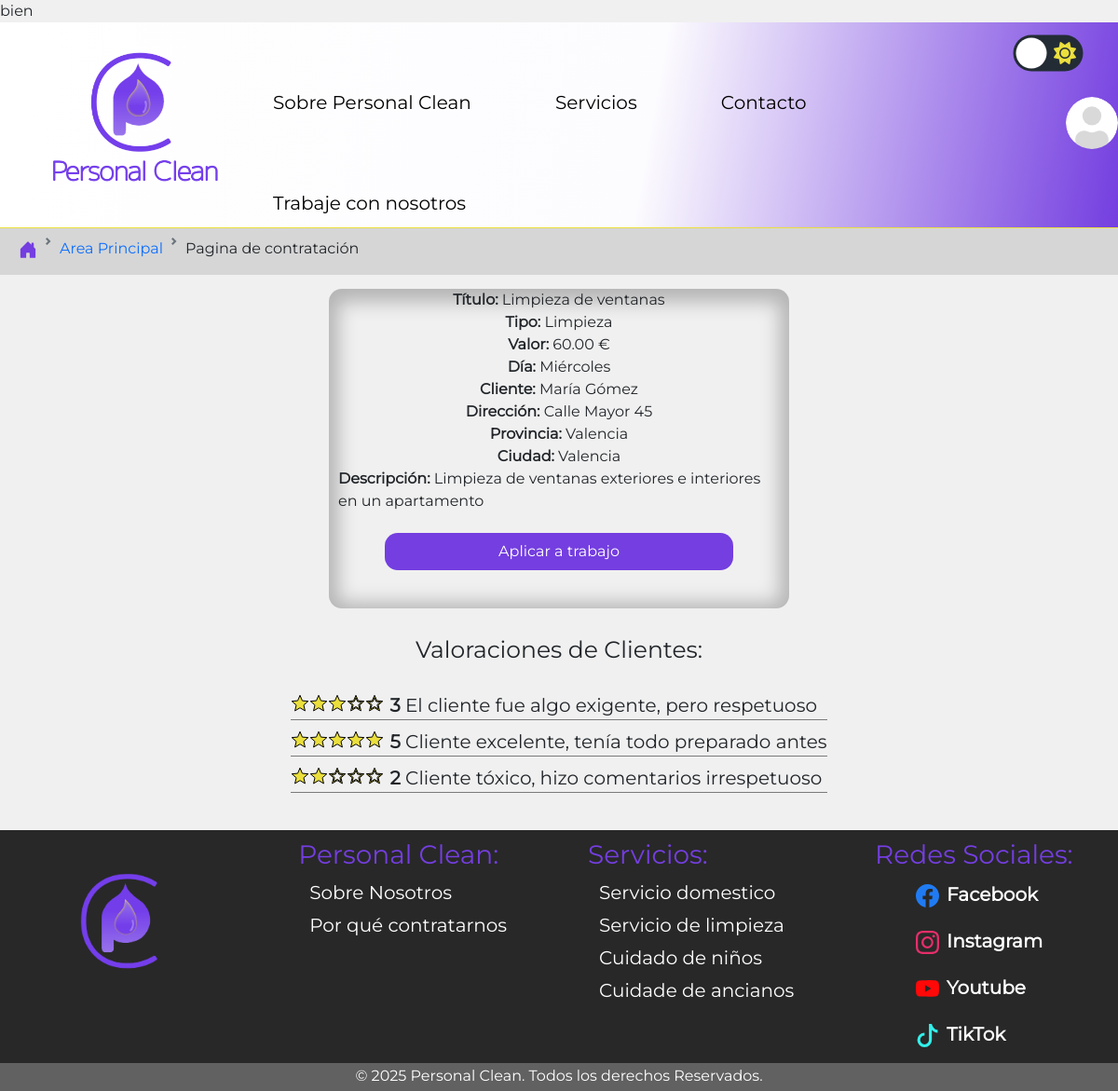
Screenshot of /paginaTrabajo.php?idServicio=3 (signed in) with the database file from the repository.
### tables this page shows
CREATE TABLE `servicios` (
  `idServicio` int(11) NOT NULL,
  `idcliente` int(11) NOT NULL,
  `idFuncionario` int(11) DEFAULT NULL,
  `fechaServicio` date NOT NULL,
  `estado` enum('activo','terminado','confirmacion') NOT NULL,
  `titulo` varchar(45) NOT NULL,
  `descripcion` varchar(2000) NOT NULL,
  `tipoServicio` varchar(45) NOT NULL,
  `valor` decimal(5,2) NOT NULL,
  `diaServicio` varchar(45) NOT NULL,
  `direccion` varchar(45) DEFAULT NULL,
  `provincia` varchar(100) DEFAULT NULL,
  `ciudad` varchar(100) DEFAULT NULL,
  `valorado` enum('si','no') DEFAULT 'no'
);

CREATE TABLE `clientes` (
  `idCliente` int(11) NOT NULL,
  `nombre` varchar(255) DEFAULT NULL,
  `apellidos` varchar(255) DEFAULT NULL,
  `email` varchar(255) DEFAULT NULL,
  `contraseña` varchar(255) DEFAULT NULL,
  `telefono` varchar(20) DEFAULT NULL,
  `f_nacimiento` date DEFAULT NULL,
  `foto_perfil` varchar(255) DEFAULT NULL,
  `notaMedia` float DEFAULT NULL,
  `direccion` varchar(255) DEFAULT NULL,
  `provincia` varchar(100) DEFAULT NULL,
  `ciudad` varchar(100) DEFAULT NULL,
  `codigoPostal` varchar(20) DEFAULT NULL
);

CREATE TABLE `valoraciones_servicios` (
  `idvaloraciones_servicios` int(11) NOT NULL,
  `idServicio` int(11) NOT NULL,
  `estrellas` int(11) DEFAULT NULL,
  `comentario` varchar(45) NOT NULL,
  `idFuncionario` int(11) NOT NULL,
  `idCliente` int(11) DEFAULT NULL
);

### paginaTrabajo.php (the view, shortened to what this page needs)
<?php
include './assets/ajax/conexionBD.php';
$idServicio = (int)$_GET['idServicio'];
$sql = "SELECT s.*,
               c.idcliente, c.nombre AS nombre_cliente, c.apellidos AS apellido_cliente,
               f.nombre AS nombre_funcionario, f.apellidos AS apellido_funcionario
        FROM servicios s
        LEFT JOIN clientes c ON s.idcliente = c.idcliente
        LEFT JOIN funcionarios f ON s.idFuncionario = f.idFuncionarios
        WHERE s.idServicio = :idServicio";
$stmt = $conexion->prepare($sql);
$stmt->bindValue(':idServicio', $idServicio, PDO::PARAM_INT);
$stmt->execute();
$servicio = $stmt->fetch(PDO::FETCH_ASSOC);
$idClienteServicio = $servicio['idcliente'];
$sqlValoraciones = "SELECT estrellas, comentario
                    FROM valoraciones_servicios
                    WHERE idCliente = :idCliente";
$stmtValoraciones = $conexion->prepare($sqlValoraciones);
$stmtValoraciones->bindValue(':idCliente', $idClienteServicio, PDO::PARAM_INT);
$stmtValoraciones->execute();
$valoraciones = $stmtValoraciones->fetchAll(PDO::FETCH_ASSOC);
$hayValoraciones = count($valoraciones) > 0;
function renderEstrellas($estrellasValoracion) {
    $fullStars = floor($estrellasValoracion / 2);
    $hollowStars = 5 - $fullStars;
    $html = "";
    for ($i = 0; $i < $fullStars; $i++) {
        $html .= '<img src="./assets/images/fullstar.svg" alt="Full Star">';
    }
    for ($i = 0; $i < $hollowStars; $i++) {
        $html .= '<img src="./assets/images/hollowstar.svg" alt="Hollow Star">';
    }
    return $html;
}
?>
<!DOCTYPE html>
<html lang="es">
<head>
    <link href="https://cdn.jsdelivr.net/npm/bootstrap@5.3.0-alpha1/dist/css/bootstrap.min.css" rel="stylesheet" />
    <link href="https://unpkg.com/aos@2.3.1/dist/aos.css" rel="stylesheet" />
    <link rel="stylesheet" href="./assets/estilos.css" />
</head>
<body>
    <?php include_once './assets/headerLogueado.php'; ?>
    <nav style="" aria-label="breadcrumb">
        <ol class="breadcrumb" style="--bs-breadcrumb-margin-bottom: 0rem;">
            <li class="breadcrumb-item active" aria-current="page">
                <a href="index.php"><img src="./assets/images/house.svg" alt=""></a>
            </li>
            <li class="breadcrumb-item active">
                <a href="<?php echo ($_SESSION['usuario']['tipo'] == 'funcionarios') ? 'area_funcionarios.php' : 'area_clientes.php'; ?>">Area Principal</a>
            </li>
            <li class="breadcrumb-item">Pagina de contratación</li>
        </ol>
    </nav>
    <div class="pTrabajo">
        <div class="CajaDetalle">
            <p><b>Título:</b> <?php echo htmlspecialchars($servicio['titulo']); ?></p>
            <p><b>Tipo:</b> <?php echo htmlspecialchars($servicio['tipoServicio']); ?></p>
            <p><b>Valor:</b> <?php echo htmlspecialchars($servicio['valor']); ?> €</p>
            <p><b>Día:</b> <?php echo htmlspecialchars($servicio['diaServicio']); ?></p>
            <p><b>Cliente:</b> <?php echo htmlspecialchars($servicio['nombre_cliente'] . ' ' . $servicio['apellido_cliente']); ?></p>
            <p><b>Dirección:</b> <?php echo htmlspecialchars($servicio['direccion']); ?></p>
            <p><b>Provincia:</b> <?php echo htmlspecialchars($servicio['provincia']); ?></p>
            <p><b>Ciudad:</b> <?php echo htmlspecialchars($servicio['ciudad']); ?></p>
            <p><b>Descripción:</b> <?php echo htmlspecialchars($servicio['descripcion']); ?></p>
            <a href="paginaContratacionFuncionario.php?idServicio=<?php echo $servicio['idServicio']; ?>">
                <button>Aplicar a trabajo</button>
            </a>
        </div>
        <div class="valoraciones">
            <h2>Valoraciones de Clientes:</h2>
            <div class="espacioValoraciones">
                <?php if ($hayValoraciones): ?>
                    <?php foreach ($valoraciones as $val): ?>
                        <div class="dataValoracion">
                            <div class="cantidadEstrellas">
                                <?php echo renderEstrellas($val['estrellas']); ?>
                            </div>
                            <p>
                                <b><?php echo htmlspecialchars(round($val['estrellas']/2,1)); ?></b>
                                <?php echo htmlspecialchars($val['comentario']); ?>
                            </p>
                        </div>
                    <?php endforeach; ?>
                <?php else: ?>
                    <img src="./assets/images/nodataicon.svg" alt="">
                    <h3>No hay valoraciones</h3>
                <?php endif; ?>
            </div>
        </div>
    </div>
    <?php include_once './assets/footer.php'; ?>
</body>
</html>

### assets/estilos.css (style rules this page uses)
p { margin: 0; }
a { text-decoration: none; }
html { scroll-behavior: smooth; }
* { box-sizing: border-box; }
.breadcrumb { padding-top: 10px; padding-left: 20px; background-color: #d6d6d6; height: 50px; }
body { margin: 0; padding: 0; font-family: Montserrat; background-color: #f0f0f0; }
.CajaDetalle { justify-self: center; width: 494px; height: 343px; border-radius: 14px; box-shadow: inset 0px 4px 20px 10px rgba(0, 0, 0, 0.25); margin-top: 15.15px; display: flex; flex-direction: column; align-items: center; padding-right: 10px; padding-left: 10px; }
.valoraciones { justify-self: center; margin-top: 29px; }
.valoraciones > h2 { justify-self: center; font-size: 25px; }
.CajaDetalle > a > button { margin-top: 22px; width: 374px; height: 40px; background-color: #743EE0; color: white; border-radius: 14px; border: 0px; transition: 0.3s; }
.espacioValoraciones { text-align: center; margin-top: 30px; margin-bottom: 40px; }
.dataValoracion { margin-top: 8px; display: flex; flex-direction: row; border-bottom: solid #7B7B7B 1px; }
.dataValoracion > p { font-size: 20px; }
.dataValoracion > .cantidadEstrellas > img { margin-top: 3px; }
.dataValoracion > .cantidadEstrellas { margin-right: 6px; }

### rows the page displays
servicios: titulo "Limpieza de ventanas", tipoServicio "Limpieza", valor "60.00", diaServicio "Miércoles", idcliente.apellidos "María Gómez", direccion "Calle Mayor 45", provincia "Valencia", ciudad "Valencia", descripcion "Limpieza de ventanas exteriores e interiores en un apartamento"
valoraciones_servicios: $val['estrellas']/2 "3", comentario "El cliente fue algo exigente, pero respetuoso"
valoraciones_servicios: $val['estrellas']/2 "5", comentario "Cliente excelente, tenía todo preparado antes"
valoraciones_servicios: $val['estrellas']/2 "2", comentario "Cliente tóxico, hizo comentarios irrespetuoso"
